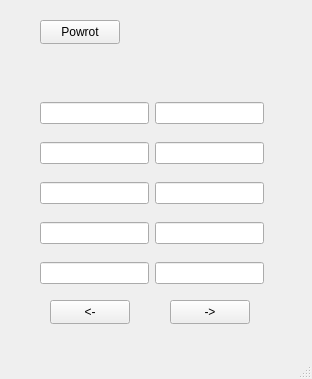
<?xml version="1.0" encoding="UTF-8"?>
<ui version="4.0">
 <class>Menu</class>
 <widget class="QMainWindow" name="Menu">
  <property name="geometry">
   <rect>
    <x>0</x>
    <y>0</y>
    <width>312</width>
    <height>379</height>
   </rect>
  </property>
  <property name="windowTitle">
   <string>MainWindow</string>
  </property>
  <widget class="QWidget" name="centralwidget">
   <widget class="QWidget" name="layoutWidget">
    <property name="geometry">
     <rect>
      <x>40</x>
      <y>260</y>
      <width>224</width>
      <height>26</height>
     </rect>
    </property>
    <layout class="QHBoxLayout" name="horizontalLayout_5">
     <item>
      <widget class="QLineEdit" name="danie5"/>
     </item>
     <item>
      <widget class="QLineEdit" name="cena_danie5"/>
     </item>
    </layout>
   </widget>
   <widget class="QWidget" name="layoutWidget_2">
    <property name="geometry">
     <rect>
      <x>40</x>
      <y>180</y>
      <width>224</width>
      <height>26</height>
     </rect>
    </property>
    <layout class="QHBoxLayout" name="horizontalLayout_3">
     <item>
      <widget class="QLineEdit" name="danie3"/>
     </item>
     <item>
      <widget class="QLineEdit" name="cena_danie3"/>
     </item>
    </layout>
   </widget>
   <widget class="QWidget" name="layoutWidget_3">
    <property name="geometry">
     <rect>
      <x>40</x>
      <y>140</y>
      <width>224</width>
      <height>26</height>
     </rect>
    </property>
    <layout class="QHBoxLayout" name="horizontalLayout_2">
     <item>
      <widget class="QLineEdit" name="danie2"/>
     </item>
     <item>
      <widget class="QLineEdit" name="cena_danie2"/>
     </item>
    </layout>
   </widget>
   <widget class="QWidget" name="layoutWidget_4">
    <property name="geometry">
     <rect>
      <x>40</x>
      <y>220</y>
      <width>224</width>
      <height>26</height>
     </rect>
    </property>
    <layout class="QHBoxLayout" name="horizontalLayout_4">
     <item>
      <widget class="QLineEdit" name="danie4"/>
     </item>
     <item>
      <widget class="QLineEdit" name="cena_danie4"/>
     </item>
    </layout>
   </widget>
   <widget class="QWidget" name="layoutWidget_5">
    <property name="geometry">
     <rect>
      <x>40</x>
      <y>100</y>
      <width>224</width>
      <height>26</height>
     </rect>
    </property>
    <layout class="QHBoxLayout" name="horizontalLayout">
     <item>
      <widget class="QLineEdit" name="danie1"/>
     </item>
     <item>
      <widget class="QLineEdit" name="cena_danie1"/>
     </item>
    </layout>
   </widget>
   <widget class="QPushButton" name="pushButton">
    <property name="geometry">
     <rect>
      <x>40</x>
      <y>20</y>
      <width>80</width>
      <height>24</height>
     </rect>
    </property>
    <property name="text">
     <string>Powrot</string>
    </property>
   </widget>
   <widget class="QPushButton" name="pushButton_2">
    <property name="geometry">
     <rect>
      <x>50</x>
      <y>300</y>
      <width>80</width>
      <height>24</height>
     </rect>
    </property>
    <property name="text">
     <string>&lt;-</string>
    </property>
   </widget>
   <widget class="QPushButton" name="pushButton_3">
    <property name="geometry">
     <rect>
      <x>170</x>
      <y>300</y>
      <width>80</width>
      <height>24</height>
     </rect>
    </property>
    <property name="text">
     <string>-&gt;</string>
    </property>
   </widget>
  </widget>
  <widget class="QMenuBar" name="menubar">
   <property name="geometry">
    <rect>
     <x>0</x>
     <y>0</y>
     <width>312</width>
     <height>21</height>
    </rect>
   </property>
  </widget>
  <widget class="QStatusBar" name="statusbar"/>
 </widget>
 <resources/>
 <connections/>
</ui>
